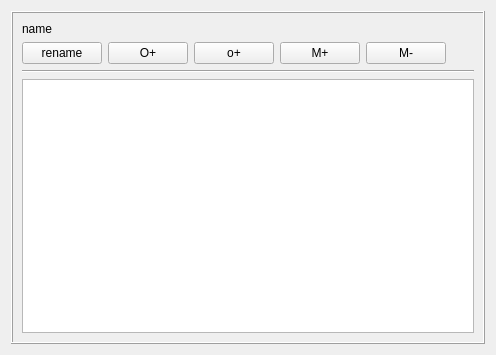
<?xml version="1.0" encoding="UTF-8"?>
<ui version="4.0">
 <class>ChunkViewControl</class>
 <widget class="QWidget" name="ChunkViewControl">
  <property name="geometry">
   <rect>
    <x>0</x>
    <y>0</y>
    <width>496</width>
    <height>355</height>
   </rect>
  </property>
  <property name="windowTitle">
   <string>Form</string>
  </property>
  <layout class="QGridLayout" name="gridLayout">
   <item row="0" column="0">
    <widget class="QFrame" name="frame">
     <property name="frameShape">
      <enum>QFrame::Box</enum>
     </property>
     <property name="frameShadow">
      <enum>QFrame::Raised</enum>
     </property>
     <layout class="QVBoxLayout" name="verticalLayout_2">
      <item>
       <layout class="QVBoxLayout" name="verticalLayout">
        <item>
         <widget class="QLabel" name="nameLabel">
          <property name="text">
           <string>name</string>
          </property>
         </widget>
        </item>
        <item>
         <layout class="QHBoxLayout" name="horizontalLayout">
          <item>
           <widget class="QPushButton" name="nameButton">
            <property name="sizePolicy">
             <sizepolicy hsizetype="Preferred" vsizetype="Fixed">
              <horstretch>0</horstretch>
              <verstretch>0</verstretch>
             </sizepolicy>
            </property>
            <property name="text">
             <string>rename</string>
            </property>
           </widget>
          </item>
          <item>
           <widget class="QPushButton" name="addHighOctaveButton">
            <property name="sizePolicy">
             <sizepolicy hsizetype="Preferred" vsizetype="Fixed">
              <horstretch>0</horstretch>
              <verstretch>0</verstretch>
             </sizepolicy>
            </property>
            <property name="toolTip">
             <string>Add high octave.</string>
            </property>
            <property name="text">
             <string>O+</string>
            </property>
           </widget>
          </item>
          <item>
           <widget class="QPushButton" name="addLowOctaveButton">
            <property name="sizePolicy">
             <sizepolicy hsizetype="Preferred" vsizetype="Fixed">
              <horstretch>0</horstretch>
              <verstretch>0</verstretch>
             </sizepolicy>
            </property>
            <property name="toolTip">
             <string>Add low octave.</string>
            </property>
            <property name="text">
             <string>o+</string>
            </property>
           </widget>
          </item>
          <item>
           <widget class="QPushButton" name="addMeasureButton">
            <property name="sizePolicy">
             <sizepolicy hsizetype="Preferred" vsizetype="Fixed">
              <horstretch>0</horstretch>
              <verstretch>0</verstretch>
             </sizepolicy>
            </property>
            <property name="toolTip">
             <string>Add measure at the end.</string>
            </property>
            <property name="text">
             <string>M+</string>
            </property>
           </widget>
          </item>
          <item>
           <widget class="QPushButton" name="removeMeasureButton">
            <property name="sizePolicy">
             <sizepolicy hsizetype="Preferred" vsizetype="Fixed">
              <horstretch>0</horstretch>
              <verstretch>0</verstretch>
             </sizepolicy>
            </property>
            <property name="toolTip">
             <string>Remove measure at the end.</string>
            </property>
            <property name="text">
             <string>M-</string>
            </property>
           </widget>
          </item>
          <item>
           <spacer name="horizontalSpacer">
            <property name="orientation">
             <enum>Qt::Horizontal</enum>
            </property>
            <property name="sizeHint" stdset="0">
             <size>
              <width>40</width>
              <height>20</height>
             </size>
            </property>
           </spacer>
          </item>
         </layout>
        </item>
       </layout>
      </item>
      <item>
       <widget class="Line" name="line">
        <property name="orientation">
         <enum>Qt::Horizontal</enum>
        </property>
       </widget>
      </item>
      <item>
       <widget class="ChunkView" name="graphicsView"/>
      </item>
     </layout>
    </widget>
   </item>
  </layout>
 </widget>
 <customwidgets>
  <customwidget>
   <class>ChunkView</class>
   <extends>QGraphicsView</extends>
   <header>chunkview.h</header>
  </customwidget>
 </customwidgets>
 <resources/>
 <connections/>
</ui>
